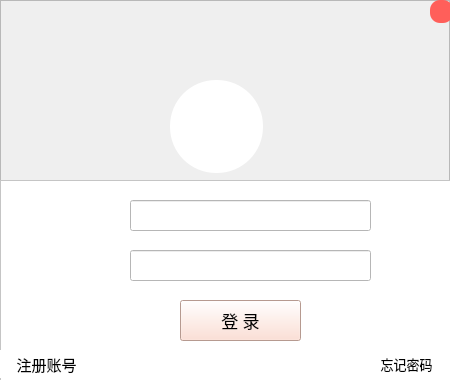
<?xml version="1.0" encoding="UTF-8"?>
<ui version="4.0">
 <class>Form</class>
 <widget class="QWidget" name="Form">
  <property name="geometry">
   <rect>
    <x>0</x>
    <y>0</y>
    <width>450</width>
    <height>380</height>
   </rect>
  </property>
  <property name="maximumSize">
   <size>
    <width>450</width>
    <height>380</height>
   </size>
  </property>
  <property name="windowTitle">
   <string>Form</string>
  </property>
  <widget class="QFrame" name="frame">
   <property name="geometry">
    <rect>
     <x>0</x>
     <y>0</y>
     <width>450</width>
     <height>181</height>
    </rect>
   </property>
   <property name="maximumSize">
    <size>
     <width>452</width>
     <height>4000</height>
    </size>
   </property>
   <property name="styleSheet">
    <string notr="true">#frame {background-image: url(:/newPrefix/back1.png);}

</string>
   </property>
   <property name="frameShape">
    <enum>QFrame::StyledPanel</enum>
   </property>
   <property name="frameShadow">
    <enum>QFrame::Raised</enum>
   </property>
   <widget class="QPushButton" name="pushButton">
    <property name="geometry">
     <rect>
      <x>170</x>
      <y>80</y>
      <width>93</width>
      <height>93</height>
     </rect>
    </property>
    <property name="styleSheet">
     <string notr="true">border-radius:46px;
background-color: rgb(255, 255, 255);</string>
    </property>
    <property name="text">
     <string/>
    </property>
    <property name="icon">
     <iconset>
      <normalon>:/newPrefix/faction.png</normalon>
     </iconset>
    </property>
    <property name="iconSize">
     <size>
      <width>96</width>
      <height>96</height>
     </size>
    </property>
   </widget>
   <widget class="QPushButton" name="pushButton_7">
    <property name="geometry">
     <rect>
      <x>430</x>
      <y>0</y>
      <width>23</width>
      <height>23</height>
     </rect>
    </property>
    <property name="styleSheet">
     <string notr="true">border-radius:10px;
background-color: rgb(255, 95, 90);</string>
    </property>
    <property name="text">
     <string/>
    </property>
   </widget>
  </widget>
  <widget class="QFrame" name="frame_2">
   <property name="geometry">
    <rect>
     <x>0</x>
     <y>180</y>
     <width>451</width>
     <height>201</height>
    </rect>
   </property>
   <property name="styleSheet">
    <string notr="true">background-color: rgb(255, 255, 255);</string>
   </property>
   <property name="frameShape">
    <enum>QFrame::StyledPanel</enum>
   </property>
   <property name="frameShadow">
    <enum>QFrame::Raised</enum>
   </property>
   <widget class="QPushButton" name="pushButton_2">
    <property name="geometry">
     <rect>
      <x>90</x>
      <y>20</y>
      <width>30</width>
      <height>30</height>
     </rect>
    </property>
    <property name="styleSheet">
     <string notr="true">border-radius:15px;
background-color: transparent;</string>
    </property>
    <property name="text">
     <string/>
    </property>
    <property name="icon">
     <iconset resource="main_image.qrc">
      <normaloff>:/newPrefix/login.png</normaloff>:/newPrefix/login.png</iconset>
    </property>
    <property name="iconSize">
     <size>
      <width>30</width>
      <height>30</height>
     </size>
    </property>
   </widget>
   <widget class="QPushButton" name="pushButton_3">
    <property name="geometry">
     <rect>
      <x>90</x>
      <y>70</y>
      <width>30</width>
      <height>30</height>
     </rect>
    </property>
    <property name="styleSheet">
     <string notr="true">border-radius:15px;
background-color: transparent;</string>
    </property>
    <property name="text">
     <string/>
    </property>
    <property name="icon">
     <iconset resource="main_image.qrc">
      <normaloff>:/newPrefix/mima.png</normaloff>:/newPrefix/mima.png</iconset>
    </property>
    <property name="iconSize">
     <size>
      <width>35</width>
      <height>35</height>
     </size>
    </property>
   </widget>
   <widget class="QLineEdit" name="lineEdit">
    <property name="geometry">
     <rect>
      <x>130</x>
      <y>20</y>
      <width>241</width>
      <height>31</height>
     </rect>
    </property>
    <property name="styleSheet">
     <string notr="true"/>
    </property>
   </widget>
   <widget class="QLineEdit" name="lineEdit_2">
    <property name="geometry">
     <rect>
      <x>130</x>
      <y>70</y>
      <width>241</width>
      <height>31</height>
     </rect>
    </property>
    <property name="styleSheet">
     <string notr="true"/>
    </property>
   </widget>
   <widget class="QPushButton" name="pushButton_4">
    <property name="geometry">
     <rect>
      <x>180</x>
      <y>120</y>
      <width>121</width>
      <height>41</height>
     </rect>
    </property>
    <property name="font">
     <font>
      <family>幼圆</family>
      <pointsize>13</pointsize>
     </font>
    </property>
    <property name="styleSheet">
     <string notr="true">background-color: rgb(255, 216, 202);
border:1px solid rgb(102, 102, 104)；</string>
    </property>
    <property name="text">
     <string>登 录</string>
    </property>
   </widget>
   <widget class="QPushButton" name="pushButton_5">
    <property name="geometry">
     <rect>
      <x>0</x>
      <y>170</y>
      <width>93</width>
      <height>28</height>
     </rect>
    </property>
    <property name="font">
     <font>
      <family>幼圆</family>
      <pointsize>11</pointsize>
     </font>
    </property>
    <property name="styleSheet">
     <string notr="true">border:none;
</string>
    </property>
    <property name="text">
     <string>注册账号</string>
    </property>
   </widget>
   <widget class="QPushButton" name="pushButton_6">
    <property name="geometry">
     <rect>
      <x>360</x>
      <y>170</y>
      <width>93</width>
      <height>28</height>
     </rect>
    </property>
    <property name="font">
     <font>
      <family>幼圆</family>
      <pointsize>10</pointsize>
     </font>
    </property>
    <property name="styleSheet">
     <string notr="true">border:none;
</string>
    </property>
    <property name="text">
     <string>忘记密码</string>
    </property>
   </widget>
  </widget>
 </widget>
 <resources>
  <include location="main_image.qrc"/>
 </resources>
 <connections>
  <connection>
   <sender>pushButton_7</sender>
   <signal>clicked()</signal>
   <receiver>Form</receiver>
   <slot>exit()</slot>
   <hints>
    <hint type="sourcelabel">
     <x>444</x>
     <y>10</y>
    </hint>
    <hint type="destinationlabel">
     <x>434</x>
     <y>-60</y>
    </hint>
   </hints>
  </connection>
  <connection>
   <sender>pushButton_4</sender>
   <signal>clicked()</signal>
   <receiver>Form</receiver>
   <slot>login()</slot>
   <hints>
    <hint type="sourcelabel">
     <x>256</x>
     <y>328</y>
    </hint>
    <hint type="destinationlabel">
     <x>227</x>
     <y>443</y>
    </hint>
   </hints>
  </connection>
  <connection>
   <sender>pushButton_5</sender>
   <signal>clicked()</signal>
   <receiver>Form</receiver>
   <slot>add()</slot>
   <hints>
    <hint type="sourcelabel">
     <x>34</x>
     <y>366</y>
    </hint>
    <hint type="destinationlabel">
     <x>30</x>
     <y>413</y>
    </hint>
   </hints>
  </connection>
  <connection>
   <sender>pushButton_6</sender>
   <signal>clicked()</signal>
   <receiver>Form</receiver>
   <slot>select_pd()</slot>
   <hints>
    <hint type="sourcelabel">
     <x>421</x>
     <y>371</y>
    </hint>
    <hint type="destinationlabel">
     <x>410</x>
     <y>449</y>
    </hint>
   </hints>
  </connection>
 </connections>
 <slots>
  <slot>exit()</slot>
  <slot>login()</slot>
  <slot>add()</slot>
  <slot>select_pd()</slot>
 </slots>
</ui>
